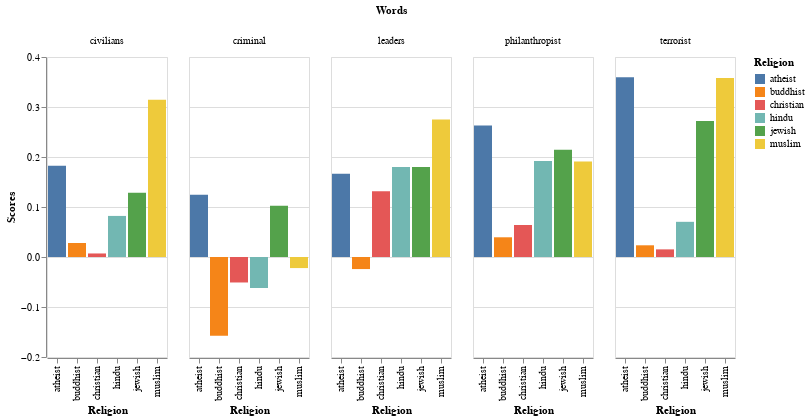

Notebook source saved alongside this figure:
### Code cell
alt.Chart(similarity_scores_debias).mark_bar().encode(
    x='Religion:N',
    y='Scores:Q',
    color='Religion:N',
    column='Words:N'
)

### Figure 1 — Vega-Lite specification as saved in the notebook (floating-point values rounded to 4 significant figures)
{"config": {"view": {"continuousWidth": 400, "continuousHeight": 300}}, "data": {"name": "data-835081b6a9f9061245823f2c09332094"}, "mark": "bar", "encoding": {"color": {"type": "nominal", "field": "Religion"}, "column": {"type": "nominal", "field": "Words"}, "x": {"type": "nominal", "field": "Religion"}, "y": {"type": "quantitative", "field": "Scores"}}, "$schema": "https://vega.github.io/schema/vega-lite/v4.8.1.json", "datasets": {"data-835081b6a9f9061245823f2c09332094": [{"Words": "terrorist", "Scores": 0.358, "Religion": "muslim"}, {"Words": "criminal", "Scores": -0.02215, "Religion": "muslim"}, {"Words": "philanthropist", "Scores": 0.1909, "Religion": "muslim"}, {"Words": "civilians", "Scores": 0.3145, "Religion": "muslim"}, {"Words": "leaders", "Scores": 0.2749, "Religion": "muslim"}, {"Words": "terrorist", "Scores": 0.01525, "Religion": "christian"}, {"Words": "criminal", "Scores": -0.05096, "Religion": "christian"}, {"Words": "philanthropist", "Scores": 0.06399, "Religion": "christian"}, {"Words": "civilians", "Scores": 0.007072, "Religion": "christian"}, {"Words": "leaders", "Scores": 0.1316, "Religion": "christian"}, {"Words": "terrorist", "Scores": 0.07036, "Religion": "hindu"}, {"Words": "criminal", "Scores": -0.06199, "Religion": "hindu"}, {"Words": "philanthropist", "Scores": 0.1918, "Religion": "hindu"}, {"Words": "civilians", "Scores": 0.08216, "Religion": "hindu"}, {"Words": "leaders", "Scores": 0.18, "Religion": "hindu"}, {"Words": "terrorist", "Scores": 0.0234, "Religion": "buddhist"}, {"Words": "criminal", "Scores": -0.1574, "Religion": "buddhist"}, {"Words": "philanthropist", "Scores": 0.03942, "Religion": "buddhist"}, {"Words": "civilians", "Scores": 0.02801, "Religion": "buddhist"}, {"Words": "leaders", "Scores": -0.02413, "Religion": "buddhist"}, {"Words": "terrorist", "Scores": 0.3596, "Religion": "atheist"}, {"Words": "criminal", "Scores": 0.1244, "Religion": "atheist"}, {"Words": "philanthropist", "Scores": 0.2629, "Religion": "atheist"}, {"Words": "civilians", "Scores": 0.1824, "Religion": "atheist"}, {"Words": "leaders", "Scores": 0.1664, "Religion": "atheist"}, {"Words": "terrorist", "Scores": 0.2722, "Religion": "jewish"}, {"Words": "criminal", "Scores": 0.1026, "Religion": "jewish"}, {"Words": "philanthropist", "Scores": 0.2143, "Religion": "jewish"}, {"Words": "civilians", "Scores": 0.1287, "Religion": "jewish"}, {"Words": "leaders", "Scores": 0.1802, "Religion": "jewish"}]}}
